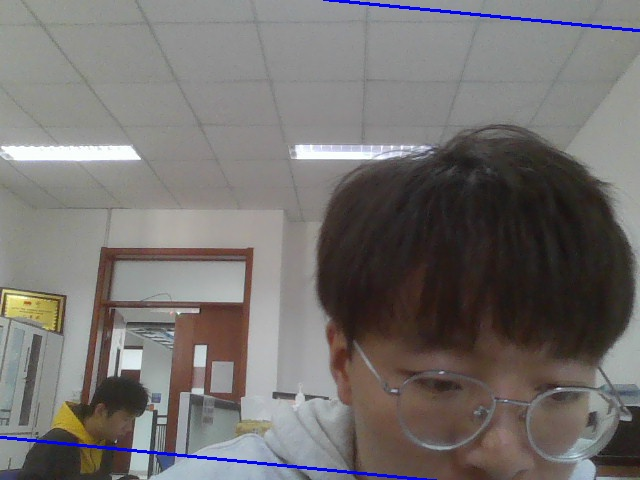
#> input picture Exp4/每.jpg, 640 x 480 px, given in place of the camera
$ python exp4.1.py
#> lines starting #> are read from the running program, lines starting #| are printed output that depends on the picture
import cv2
import numpy as np

camera = cv2.VideoCapture(0)  # 打开系统默认摄像头
success, frame = camera.read()
#> frame is the input picture: shape (480, 640, 3); mean B, G, R 111.1, 112.8, 116.5

es = cv2.getStructuringElement(cv2.MORPH_ELLIPSE, (9, 4))
kernel = np.ones((5, 5), np.uint8)
background = None

while success:
    if background is None:
        background = cv2.cvtColor(frame, cv2.COLOR_BGR2GRAY)
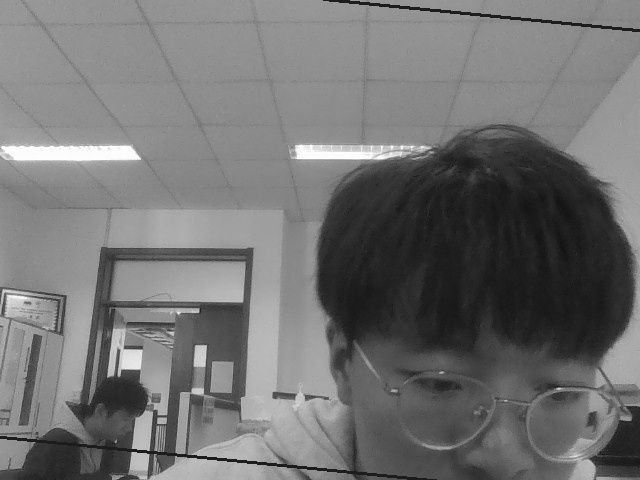
#> background: shape (480, 640); min 13, max 255, mean 113.7
        background = cv2.GaussianBlur(background, (21, 21), 0)
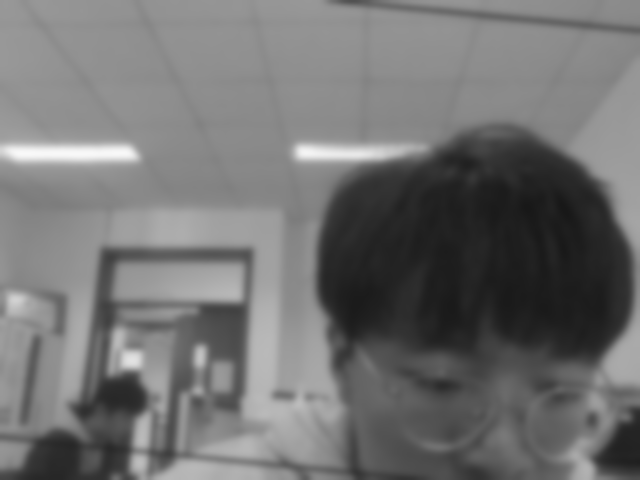
#> background: shape (480, 640); min 24, max 249, mean 113.7
        # 第一次循环时，background是空的，所以将第一针作为背景
        # 将背景灰度处理，平滑处理之后赋给background
        continue

    # 第二次循环开始，background已经有了，将第二帧开始的图片灰度化 + 平滑处理
    # 减小光照 震动等原因产生的噪声影响
    gray_frame = cv2.cvtColor(frame, cv2.COLOR_BGR2GRAY)
    gray_frame = cv2.GaussianBlur(gray_frame, (21, 21), 0)

    diff = cv2.absdiff(background, gray_frame)  # 背景与帧做插分操作获取差分图
    ret, binary = cv2.threshold(diff, 25, 255, cv2.THRESH_BINARY)  # 通过二值化从多值的数字图像直接提取目标图像
    diff = binary  # 阈值得到黑白图
    diff = cv2.dilate(diff, es, iterations=2)  # 膨胀运算,用椭圆框来膨胀，迭代次数是2

    # 搜索轮廓 cents是轮廓 hierarchy是每条轮廓的属性
    contours, hierarchy = cv2.findContours(diff.copy(), cv2.RETR_EXTERNAL, cv2.CHAIN_APPROX_SIMPLE)

    for c in contours:
        if cv2.contourArea(c) < 1500:
            continue  # 如果轮廓太小了，以面积看，就不显示
        (x, y, w, h) = cv2.boundingRect(c)
        cv2.rectangle(frame, (x, y), (x + w, y + h), (255, 255, 0), 2)

    # 关闭窗口指令
    if cv2.waitKey(1) == 27:  # Esc的ASCII码为27
        break
    cv2.imshow('contours', frame)
    # cv2.imshow('diff', diff)

    success, frame = camera.read()

cv2.destroyAllWindows()
camera.release()

$ run again, on Exp4/cat.png
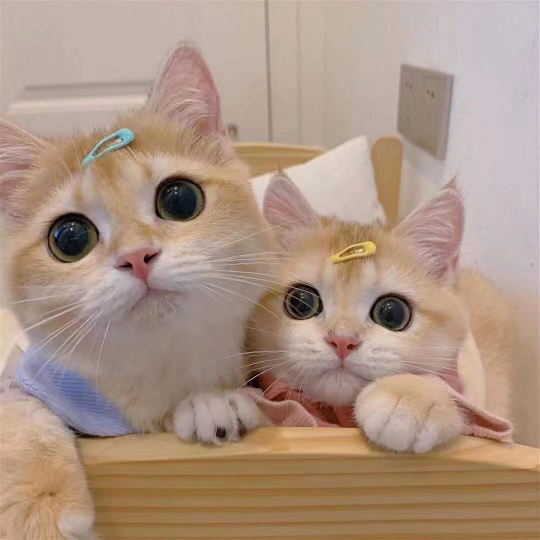
#> input picture Exp4/cat.png, 1080 x 1080 px, given in place of the camera (shown at 1/2 size)
#> frame is the input picture: shape (1080, 1080, 3); mean B, G, R 131.8, 148.1, 172.7
#> `background = cv2.cvtColor(frame, cv2.COLOR_BGR2GRAY)`:
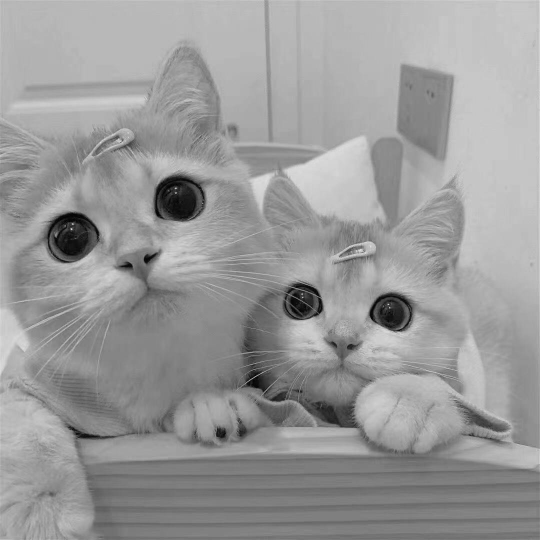
#> background: shape (1080, 1080) (shown at 1/2 size); min 0, max 253, mean 153.6
